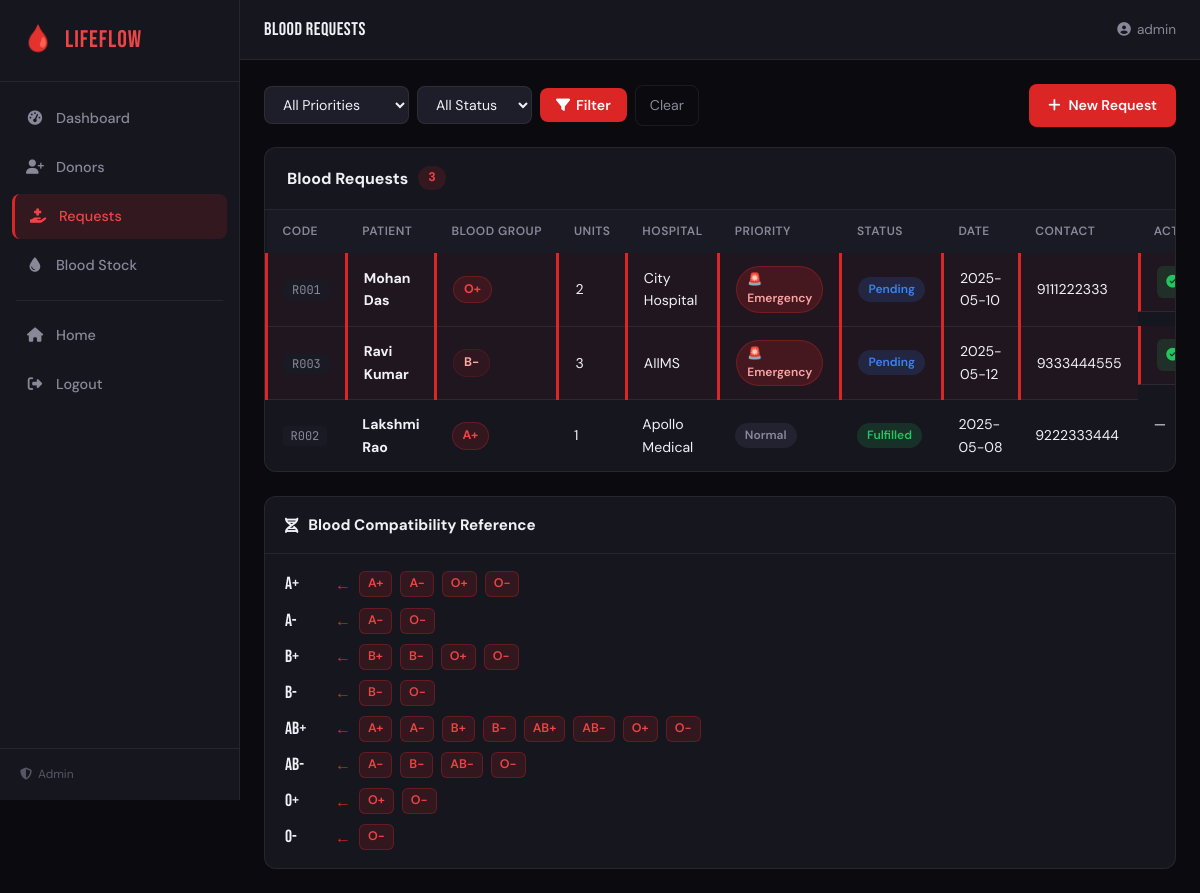
Screenshot of /requests (signed in) with the database file from the repository.
### models.py (models this page shows, shortened)
class BloodRequest(db.Model):
    __tablename__ = "blood_requests"
    id           = db.Column(db.Integer, primary_key=True)
    request_code = db.Column(db.String(10), unique=True, nullable=False, index=True)  # e.g. R001
    patient_name = db.Column(db.String(120), nullable=False)
    blood_group  = db.Column(db.String(4), nullable=False, index=True)
    units_needed = db.Column(db.Integer, nullable=False)
    hospital     = db.Column(db.String(200), nullable=False)
    contact      = db.Column(db.String(15), nullable=False)
    priority     = db.Column(db.String(16), nullable=False, default="normal")  # emergency | normal
    status       = db.Column(db.String(16), nullable=False, default="pending", index=True)  # pending | fulfilled | cancelled
    fulfilled_from = db.Column(db.String(4), nullable=True)   # blood group actually used
    requested_on = db.Column(db.DateTime, default=datetime.utcnow, nullable=False)
    processed_at = db.Column(db.DateTime, nullable=True)

### app.py (the view)
@app.route("/requests")
@login_required
def requests_page():
    priority_filter = request.args.get("priority", "")
    status_filter   = request.args.get("status", "")
    req_list = RequestService.list_requests(priority=priority_filter, status=status_filter)
    return render_template(
        "requests.html",
        requests=req_list, blood_groups=BLOOD_GROUPS,
        priority_filter=priority_filter, status_filter=status_filter,
        compatibility=COMPATIBILITY
    )

### app.py (called while the page is built)
def login_required(f):
    @wraps(f)
    def decorated(*args, **kwargs):
        if not session.get("logged_in"):
            flash("Please log in to access this page.", "warning")
            return redirect(url_for("login"))
        return f(*args, **kwargs)
    return decorated

### services.py (called while the page is built)
    @staticmethod
    def list_requests(priority: str = "", status: str = ""):
        q = BloodRequest.query
        if priority:
            q = q.filter_by(priority=priority)
        if status:
            q = q.filter_by(status=status)
        return q.order_by(
            db.case({"emergency": 0}, value=BloodRequest.priority, else_=1),
            BloodRequest.requested_on
        ).all()

### templates/requests.html (shortened to what this page needs)
{% extends "layout.html" %}
{% block page_title %}Blood Requests{% endblock %}
{% block content %}
<div class="page-toolbar">
  <form method="GET" class="search-bar">
    <select name="priority">
      <option value="">All Priorities</option>
    </select>
    <select name="status">
      <option value="">All Status</option>
    </select>
    <button type="submit" class="btn-search"><i class="fa fa-filter"></i> Filter</button>
    <a href="{{ url_for('requests_page') }}" class="btn-clear">Clear</a>
  </form>
  <a href="{{ url_for('add_request') }}" class="btn btn-red"><i class="fa fa-plus"></i> New Request</a>
</div>
<div class="table-card">
  <div class="table-header">
    <h3>Blood Requests <span class="count-badge">{{ requests | length }}</span></h3>
  </div>
  {% if requests %}
  <div class="table-scroll">
    <table class="data-table">
      <thead>
        <tr><th>Code</th><th>Patient</th><th>Blood Group</th><th>Units</th><th>Hospital</th>
            <th>Priority</th><th>Status</th><th>Date</th><th>Contact</th><th>Actions</th></tr>
      </thead>
      <tbody>
        {% for req in requests %}
        <tr class="{% if req.priority == 'emergency' and req.status == 'pending' %}row-emergency{% endif %}">
          <td><span class="id-tag">{{ req.request_code }}</span></td>
          <td><strong>{{ req.patient_name }}</strong></td>
          <td><span class="bg-badge bg-{{ req.blood_group | replace('+','p') | replace('-','n') }}">{{ req.blood_group }}</span></td>
          <td>{{ req.units_needed }}</td>
          <td>{{ req.hospital }}</td>
          <td>
            {% if req.priority == 'emergency' %}<span class="priority-badge priority-em">🚨 Emergency</span>
            {% else %}<span class="priority-badge priority-normal">Normal</span>{% endif %}
          </td>
          <td>
            {% if req.status == 'fulfilled' %}<span class="status-badge status-ok">Fulfilled{% if req.fulfilled_from %} ({{ req.fulfilled_from }}){% endif %}</span>
            {% elif req.status == 'cancelled' %}<span class="status-badge status-warn">Cancelled</span>
            {% else %}<span class="status-badge status-pending">Pending</span>{% endif %}
          </td>
          <td>{{ req.requested_on.strftime('%Y-%m-%d') }}</td>
          <td>{{ req.contact }}</td>
          <td class="action-cell">
            {% if req.status == 'pending' %}
            <a href="{{ url_for('process_request', req_id=req.id) }}" class="btn-icon btn-process" title="Fulfill" onclick="return confirm('Fulfill this request?')"><i class="fa fa-circle-check"></i></a>
            {% else %}—{% endif %}
          </td>
        </tr>
        {% endfor %}
      </tbody>
    </table>
  </div>
  {% else %}
  <div class="empty-state"><i class="fa fa-clipboard-list"></i><p>No requests found. <a href="{{ url_for('add_request') }}">Create one?</a></p></div>
  {% endif %}
</div>
<div class="table-card" style="margin-top:1.5rem;">
  <div class="panel-header"><h3><i class="fa fa-dna"></i> Blood Compatibility Reference</h3></div>
  <div class="compat-grid">
    {% for recipient, donors in compatibility.items() %}
    <div class="compat-row">
      <span class="compat-recipient">{{ recipient }}</span>
      <span class="compat-arrow">←</span>
      {% for d in donors %}<span class="compat-donor">{{ d }}</span>{% endfor %}
    </div>
    {% endfor %}
  </div>
</div>
{% endblock %}

### rows the page displays
BloodRequest: request_code "R001", patient_name "Mohan Das", blood_group "O+", units_needed "2", hospital "City Hospital", priority "🚨 Emergency", status "Pending", requested_on "2025-05-10", contact "9111222333"
BloodRequest: request_code "R003", patient_name "Ravi Kumar", blood_group "B-", units_needed "3", hospital "AIIMS", priority "🚨 Emergency", status "Pending", requested_on "2025-05-12", contact "9333444555"
BloodRequest: request_code "R002", patient_name "Lakshmi Rao", blood_group "A+", units_needed "1", hospital "Apollo Medical", priority "Normal", status "Fulfilled", requested_on "2025-05-08", contact "9222333444"

### other values shown
{{ session.get('user_role','admin')|title }} "Admin"
{{ session.get('username','Admin') }} "admin"
{{ requests | length }} "3"
{{ recipient }} "A+" "A-" "B+" "B-" "AB+" "AB-" "O+" "O-"
{{ d }} "A+" "A-" "O+" "O-" "A-" "O-" "B+" "B-" "O+" "O-" "B-" "O-" "A+" "A-" "B+" "B-" "AB+" "AB-" "O+" "O-" "A-" "B-" "AB-" "O-" "O+" "O-" "O-"
